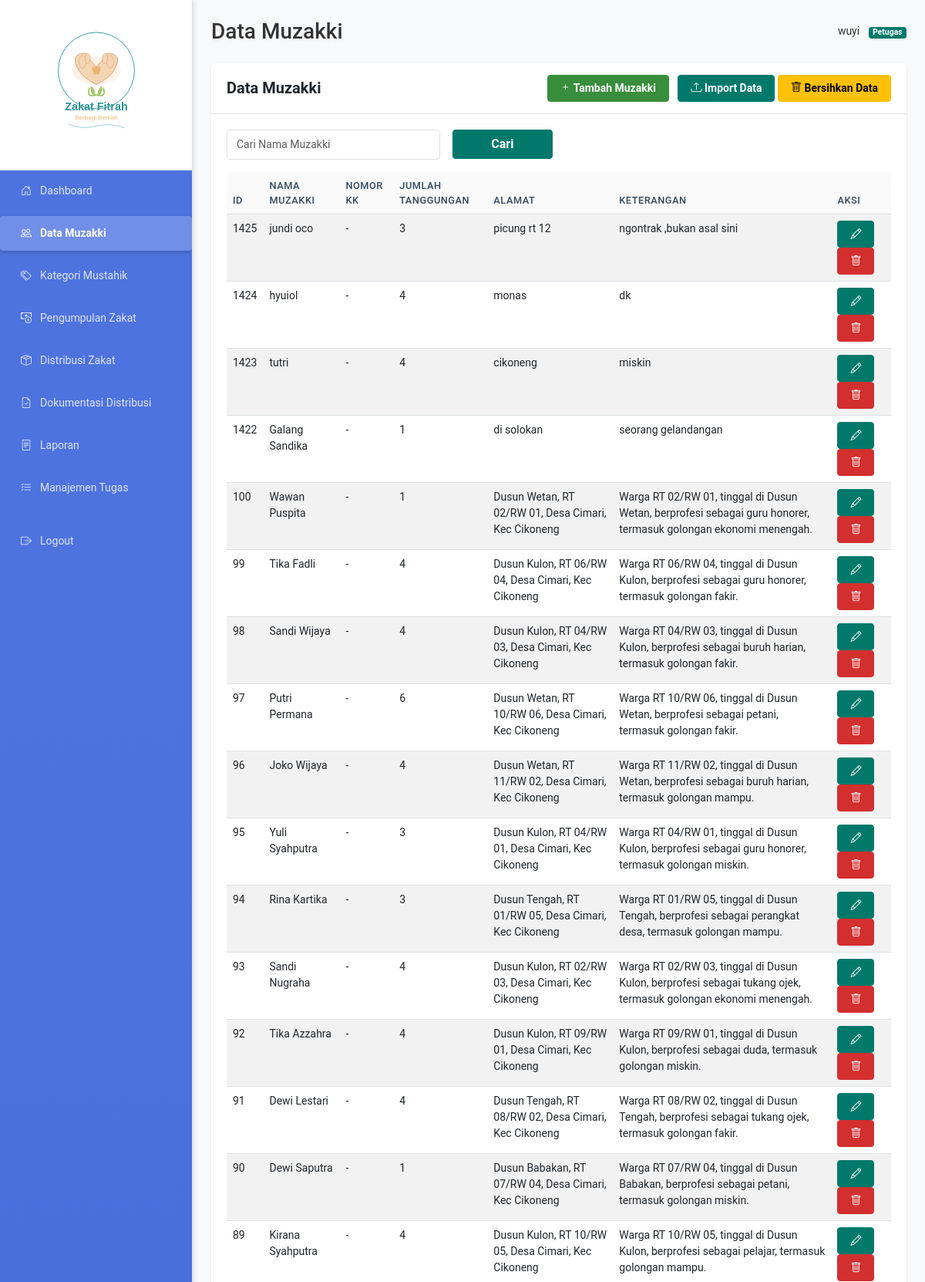
The page /views/muzakki.php (signed in, upper part) on the database its author committed.
### tables this page shows
CREATE TABLE `muzakki` (
  `id_muzakki` int(11) NOT NULL,
  `nama_muzakki` varchar(100) NOT NULL,
  `nomor_kk` varchar(32) DEFAULT NULL,
  `jumlah_tanggungan` int(11) NOT NULL,
  `alamat` text DEFAULT NULL,
  `kategori` enum('fakir','miskin','mampu') NOT NULL DEFAULT 'mampu',
  `keterangan` text DEFAULT NULL,
  `created_at` timestamp NOT NULL DEFAULT current_timestamp()
);

### views/muzakki.php (the view, shortened to what this page needs)
<?php
require_once '../includes/functions.php';
$database = new Database();
$db = $database->getConnection();
$search_nama = isset($_GET['search_nama']) ? trim($_GET['search_nama']) : '';
if ($search_nama !== '') {
    $stmt = $db->prepare("SELECT * FROM muzakki WHERE nama_muzakki LIKE ? ORDER BY id_muzakki DESC");
    $stmt->execute(["%$search_nama%"]);
    $muzakki = $stmt->fetchAll(PDO::FETCH_ASSOC);
} else {
    $stmt = $db->query("SELECT * FROM muzakki ORDER BY id_muzakki DESC");
    $muzakki = $stmt->fetchAll(PDO::FETCH_ASSOC);
}
?>
<div class="card">
    <div class="card-header d-flex justify-content-between align-items-center">
        <h5 class="mb-0">Data Muzakki</h5>
        <div>
            <button type="button" class="btn btn-success btn-sm me-2" data-bs-toggle="modal" data-bs-target="#tambahMuzakkiModal">
                <i class="bi bi-plus"></i> Tambah Muzakki
            </button>
            <button type="button" class="btn btn-primary btn-sm" data-bs-toggle="modal" data-bs-target="#importModal">
                <i class="bi bi-upload"></i> Import Data
            </button>
            <button type="button" class="btn btn-warning btn-sm" onclick="cleanData()">
                <i class="bi bi-trash"></i> Bersihkan Data
            </button>
        </div>
    </div>
    <div class="card-body">
        <form method="get" class="row g-3 mb-3">
            <div class="col-md-4">
                <input type="text" class="form-control" name="search_nama" placeholder="Cari Nama Muzakki" value="<?php echo htmlspecialchars($search_nama); ?>">
            </div>
            <div class="col-md-2">
                <button type="submit" class="btn btn-primary w-100">Cari</button>
            </div>
        </form>
        <div class="table-responsive">
            <table class="table table-striped">
                <thead>
                    <tr>
                        <th>ID</th>
                        <th>Nama Muzakki</th>
                        <th>Nomor KK</th>
                        <th>Jumlah Tanggungan</th>
                        <th>Alamat</th>
                        <th>Keterangan</th>
                        <th>Aksi</th>
                    </tr>
                </thead>
                <tbody>
                    <?php foreach ($muzakki as $m): ?>
                    <tr>
                        <td><?php echo $m['id_muzakki']; ?></td>
                        <td><?php echo htmlspecialchars($m['nama_muzakki']); ?></td>
                        <td><?php echo isset($m['nomor_kk']) ? htmlspecialchars($m['nomor_kk']) : '-'; ?></td>
                        <td><?php echo $m['jumlah_tanggungan']; ?></td>
                        <td><?php echo htmlspecialchars($m['alamat']); ?></td>
                        <td><?php echo htmlspecialchars($m['keterangan']); ?></td>
                        <td>
                            <button class="btn btn-sm btn-primary" onclick="editMuzakki(<?php echo $m['id_muzakki']; ?>)" data-id="<?php echo $m['id_muzakki']; ?>">
                                <i class="bi bi-pencil"></i>
                            </button>
                            <button class="btn btn-sm btn-danger" onclick="deleteMuzakki(<?php echo $m['id_muzakki']; ?>)">
                                <i class="bi bi-trash"></i>
                            </button>
                        </td>
                    </tr>
                    <?php endforeach; ?>
                </tbody>
            </table>
        </div>
    </div>
</div>
<?php
include '../views/templates/layout.php';

### assets/css/style.css (style rules this page uses)
:root { --primary-color: #00796b; --primary-dark: #004d40; --primary-light: #b2dfdb; --accent-color: #ff8f00; --text-color: #333; --text-light: #757575; --bg-light: #f5f5f5; --bg-white: #ffffff; --danger: #d32f2f; --success: #388e3c; --warning: #f57c00; --info: #0288d1; --border-color: #e0e0e0; --sidebar-width: 250px; --sidebar-width-collapsed: 70px; --topbar-height: 60px; --footer-height: 60px; --border-radius: 0.375rem; --transition-speed: 0.3s; --zakat-green: #2D9596; --zakat-gold: #F0B86E; }
body { font-family: 'Roboto', 'Segoe UI', sans-serif; background-color: var(--bg-light); color: var(--text-color); font-size: 14px; line-height: 1.5; min-height: 100vh; display: flex; flex-direction: column; }
* { box-sizing: border-box; }
.btn-primary { background-color: var(--primary-color); border-color: var(--primary-color); }
.card { border: none; box-shadow: 0 1px 3px rgba(0, 0, 0, 0.1); margin-bottom: 20px; border-radius: var(--border-radius); }
.card-header { background-color: var(--bg-white); border-bottom: 1px solid var(--border-color); padding: 15px 20px; font-weight: 500; }
.card-body { padding: 20px; }
.table { color: var(--text-color); font-size: 14px; }
.table thead th { background-color: rgba(0, 0, 0, 0.02); border-bottom: 1px solid var(--border-color); font-weight: 500; }
.table-striped tbody tr:nth-of-type(odd) { background-color: rgba(0, 0, 0, 0.01); }
.form-control { border-color: var(--border-color); font-size: 14px; }

### rows shown on the page
muzakki: id_muzakki "1425", nama_muzakki "jundi oco", jumlah_tanggungan "3", alamat "picung rt 12", keterangan "ngontrak ,bukan asal sini"
muzakki: id_muzakki "1424", nama_muzakki "hyuiol", jumlah_tanggungan "4", alamat "monas", keterangan "dk"
muzakki: id_muzakki "1423", nama_muzakki "tutri", jumlah_tanggungan "4", alamat "cikoneng", keterangan "miskin"
muzakki: id_muzakki "1422", nama_muzakki "Galang Sandika", jumlah_tanggungan "1", alamat "di solokan", keterangan "seorang gelandangan"
muzakki: id_muzakki "100", nama_muzakki "Wawan Puspita", jumlah_tanggungan "1", alamat "Dusun Wetan, RT 02/RW 01, Desa Cimari, Kec Cikoneng", keterangan "Warga RT 02/RW 01, tinggal di Dusun Wetan, berprofesi sebagai guru honorer, termasuk golongan ekonomi menengah."
muzakki: id_muzakki "99", nama_muzakki "Tika Fadli", jumlah_tanggungan "4", alamat "Dusun Kulon, RT 06/RW 04, Desa Cimari, Kec Cikoneng", keterangan "Warga RT 06/RW 04, tinggal di Dusun Kulon, berprofesi sebagai guru honorer, termasuk golongan fakir."
muzakki: id_muzakki "98", nama_muzakki "Sandi Wijaya", jumlah_tanggungan "4", alamat "Dusun Kulon, RT 04/RW 03, Desa Cimari, Kec Cikoneng", keterangan "Warga RT 04/RW 03, tinggal di Dusun Kulon, berprofesi sebagai buruh harian, termasuk golongan fakir."
muzakki: id_muzakki "97", nama_muzakki "Putri Permana", jumlah_tanggungan "6", alamat "Dusun Wetan, RT 10/RW 06, Desa Cimari, Kec Cikoneng", keterangan "Warga RT 10/RW 06, tinggal di Dusun Wetan, berprofesi sebagai petani, termasuk golongan fakir."
muzakki: id_muzakki "96", nama_muzakki "Joko Wijaya", jumlah_tanggungan "4", alamat "Dusun Wetan, RT 11/RW 02, Desa Cimari, Kec Cikoneng", keterangan "Warga RT 11/RW 02, tinggal di Dusun Wetan, berprofesi sebagai buruh harian, termasuk golongan mampu."
muzakki: id_muzakki "95", nama_muzakki "Yuli Syahputra", jumlah_tanggungan "3", alamat "Dusun Kulon, RT 04/RW 01, Desa Cimari, Kec Cikoneng", keterangan "Warga RT 04/RW 01, tinggal di Dusun Kulon, berprofesi sebagai guru honorer, termasuk golongan miskin."
muzakki: id_muzakki "94", nama_muzakki "Rina Kartika", jumlah_tanggungan "3", alamat "Dusun Tengah, RT 01/RW 05, Desa Cimari, Kec Cikoneng", keterangan "Warga RT 01/RW 05, tinggal di Dusun Tengah, berprofesi sebagai perangkat desa, termasuk golongan mampu."
muzakki: id_muzakki "93", nama_muzakki "Sandi Nugraha", jumlah_tanggungan "4", alamat "Dusun Kulon, RT 02/RW 03, Desa Cimari, Kec Cikoneng", keterangan "Warga RT 02/RW 03, tinggal di Dusun Kulon, berprofesi sebagai tukang ojek, termasuk golongan ekonomi menengah."
muzakki: id_muzakki "92", nama_muzakki "Tika Azzahra", jumlah_tanggungan "4", alamat "Dusun Kulon, RT 09/RW 01, Desa Cimari, Kec Cikoneng", keterangan "Warga RT 09/RW 01, tinggal di Dusun Kulon, berprofesi sebagai duda, termasuk golongan miskin."
muzakki: id_muzakki "91", nama_muzakki "Dewi Lestari", jumlah_tanggungan "4", alamat "Dusun Tengah, RT 08/RW 02, Desa Cimari, Kec Cikoneng", keterangan "Warga RT 08/RW 02, tinggal di Dusun Tengah, berprofesi sebagai tukang ojek, termasuk golongan fakir."
muzakki: id_muzakki "90", nama_muzakki "Dewi Saputra", jumlah_tanggungan "1", alamat "Dusun Babakan, RT 07/RW 04, Desa Cimari, Kec Cikoneng", keterangan "Warga RT 07/RW 04, tinggal di Dusun Babakan, berprofesi sebagai petani, termasuk golongan miskin."
muzakki: id_muzakki "89", nama_muzakki "Kirana Syahputra", jumlah_tanggungan "4", alamat "Dusun Kulon, RT 10/RW 05, Desa Cimari, Kec Cikoneng", keterangan "Warga RT 10/RW 05, tinggal di Dusun Kulon, berprofesi sebagai pelajar, termasuk golongan mampu."

### other values the page prints
$page_title "Data Muzakki"
$_SESSION['user']['username'] "wuyi"
$_SESSION['user']['role'] "Petugas"
